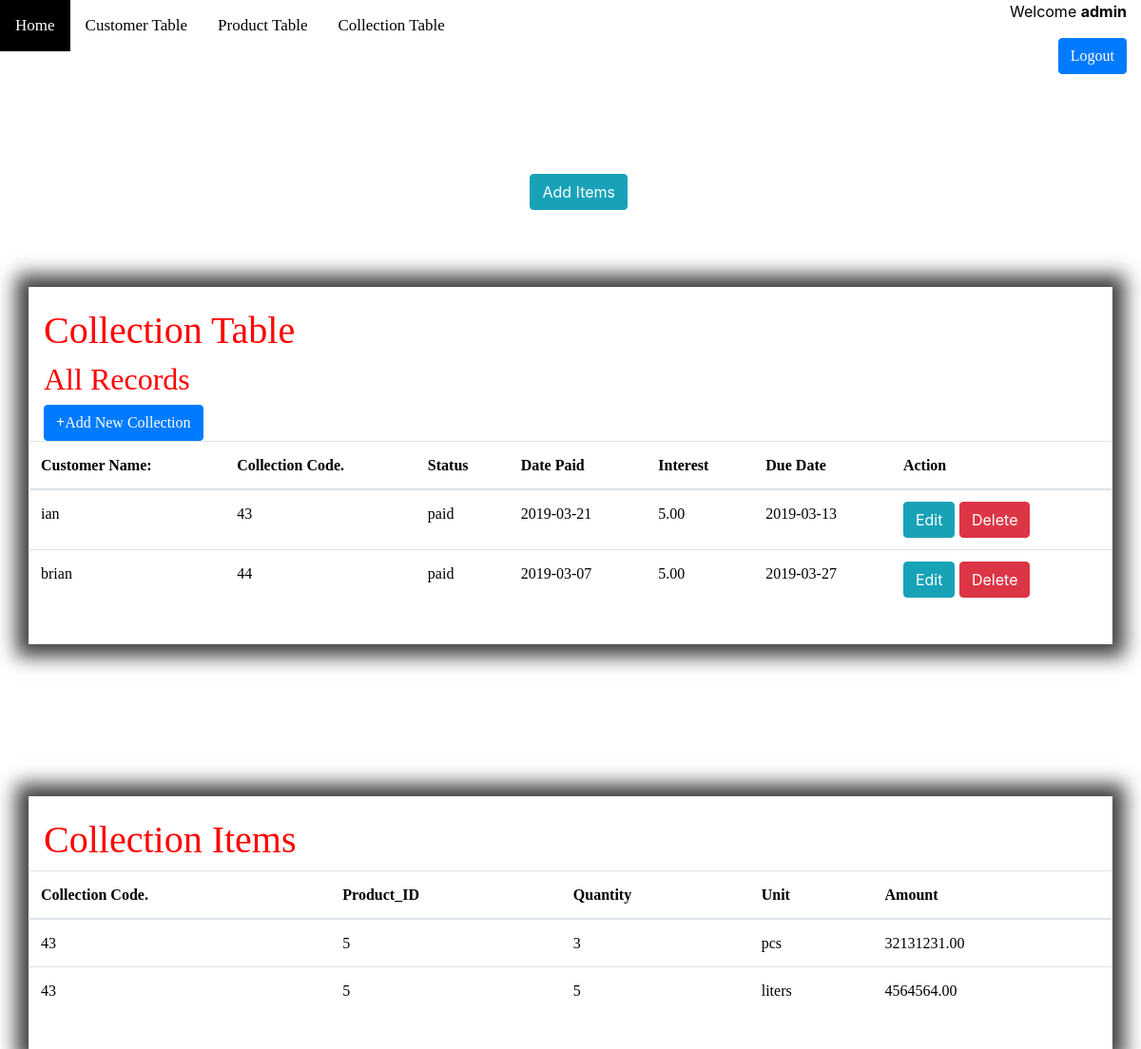
/collection.php (signed in), run on the app's committed database.
### tables this page shows
CREATE TABLE `collection` (
  `collection_code` int(100) NOT NULL,
  `userid` int(100) DEFAULT NULL,
  `customer_id` int(100) DEFAULT NULL,
  `status` varchar(100) DEFAULT NULL,
  `date_paid` date DEFAULT NULL,
  `interest` decimal(10,2) DEFAULT NULL,
  `due_date` date NOT NULL
);

CREATE TABLE `customer` (
  `customer_id` int(100) NOT NULL,
  `userid` int(100) DEFAULT NULL,
  `firstname` varchar(100) DEFAULT NULL,
  `lastname` varchar(100) DEFAULT NULL,
  `middlename` varchar(100) DEFAULT NULL,
  `extname` varchar(100) DEFAULT NULL,
  `phoneno` varchar(100) DEFAULT NULL,
  `street` varchar(100) DEFAULT NULL,
  `city` varchar(100) DEFAULT NULL
);

CREATE TABLE `items` (
  `collection_code` int(100) DEFAULT NULL,
  `userid` int(100) DEFAULT NULL,
  `product_id` int(100) DEFAULT NULL,
  `quantity` varchar(100) DEFAULT NULL,
  `unit` varchar(100) DEFAULT NULL,
  `amount` decimal(10,2) DEFAULT NULL
);

### collection.php (the view, shortened to what this page needs)
<!DOCTYPE html>
<html>
<head>
	<link rel="stylesheet" type="text/css"	href="style.css">
	<link rel="stylesheet" href="bootstrap/css/bootstrap.min.css">
</head>
<body>
<div class="topnav">
  <a class="home" href="index.php">Home</a>
  <a href="index2.php">Customer Table</a>
  <a href="product.php">Product Table</a>
  <a href="#collection.php">Collection Table</a>
</div>
<a style="position:absolute;bottom:80%;right:45%;" href="additems.php"class="btn btn-info">Add Items</a>
<header class="main">
    <div class="row justify-content-center">
    <h1 class="col-sm-4"></h1>
     <nav class="col-sm-8 text-right">
		 <?php if(isset($_SESSION["username"])): ?>
		     <p>Welcome <strong><?php echo $_SESSION['username']; ?></strong></p>
		     <p><a style="font-family:Stylus BT" href="login.php?logout='1'" class="btn btn-primary" style="color:white;">Logout</a></p>
		 <?php endif ?>
		</nav>
		</div>
		 </header><br><br>
<div id="main">
	<?php require_once 'process3.php';?>
	<div class="container">
	<?php
		$mysqli = new mysqli('localhost','root','','registration') or die(mysqli_error($mysqli));
		?>
		<?php
		$result = $mysqli->query("SELECT * FROM collection,customer where collection.customer_id=customer.customer_id") or die($mysqli->error);
		?>
		<h1><a style="bottom:60%;right:65%;font-family:Broadway;color:red;">Collection Table</h1></a>
		<h2><font style="font-family:Timesnew-Roman" color= "red"> All Records</h2></font>
		<a style="font-family:Stylus BT" href="index5.php"class="btn btn-primary"><b>+</b>Add New Collection</a>
		<div class="row justify-content-center">
		<br><br><br>
			<table class="table">
				<thead>
					<tr>
						<th><a style="font-family:Broadway">Customer Name:</th>
						<th><a style="font-family:Broadway">Collection Code.</th>
						<th><a style="font-family:Broadway">Status</th>
						<th><a style="font-family:Broadway">Date Paid</th>
						<th><a style="font-family:Broadway">Interest</th>
						<th><a style="font-family:Broadway">Due Date</th>
						<th colspan="2"><a style="font-family:Broadway">Action</th>
					</tr>
				</thead>
				<?php
					while($row=$result->fetch_assoc()):?>
						<tr>
							<td><a style="font-family:Elephant;"><?php echo $row['firstname']?></td></a>
							<td><a style="font-family:Elephant;"><?php echo $row['collection_code']?></td></a>
							<td><a style="font-family:Elephant;"><?php echo $row['status']?></td></a>
							<td><a style="font-family:Elephant;"><?php echo $row['date_paid']?></td></a>
							<td><a style="font-family:Elephant;"><?php echo $row['interest']?></td></a>
							<td><a style="font-family:Elephant;"><?php echo $row['due_date']?></td></a>
							<td>
								<a href="index5.php?edit=<?php echo $row['collection_code'];?>"
									class="btn btn-info">Edit</a>
								<a href="process3.php?delete=<?php echo $row['collection_code'];?>"
									class="btn btn-danger">Delete</a>
							</td>
						</tr>
						<?php endwhile;?>
			</table>
		</div>
</div>
<div id="main">
	<?php require_once 'process4.php';?>
	<div class="container">
	<?php
		$mysqli = new mysqli('localhost','root','','registration') or die(mysqli_error($mysqli));
		$username= $_SESSION["username"];
		$result=$mysqli->query("select id from users where username='$username'") or die($mysqli->error);
		if(@count($result)==1)
			{
			$row=$result->fetch_array();
			$userid=$row['id'];
		}
		$result = $mysqli->query("SELECT * FROM items where userid='$userid'") or die($mysqli->error);
		?>
		<h1><a style="bottom:60%;right:56%;font-family:Broadway;color:red;">Collection Items</h1></a>
		<div class="row justify-content-center">
		<br><br><br>
			<table class="table">
				<thead>
					<tr>
						<th><a style="font-family:Broadway">Collection Code.</th>
						<th><a style="font-family:Broadway">Product_ID</th>
						<th><a style="font-family:Broadway">Quantity</th>
						<th><a style="font-family:Broadway">Unit</th>
						<th><a style="font-family:Broadway">Amount</th>
					</tr>
				</thead>
				<?php
					while($row=$result->fetch_assoc()):?>
						<tr>
							<td><a style="font-family:Elephant;"><?php echo $row['collection_code']?></td></a>
							<td><a style="font-family:Elephant;"><?php echo $row['product_id']?></td></a>
							<td><a style="font-family:Elephant;"><?php echo $row['quantity']?></td></a>
							<td><a style="font-family:Elephant;"><?php echo $row['unit']?></td></a>
							<td><a style="font-family:Elephant;"><?php echo $row['amount']?></td></a>
						</tr>
						<?php endwhile;?>
			</table>
		</div>
</div>
</body>
</html>

### style.css (style rules this page uses)
* { margin: 0px; padding: 0px; }
body { font-size: 120%; height: 1000px; background-image: url(.png); background-position: center; background-repeat:no-repeat; background-size:100% 900px; }
.btn { padding: 10px; font-size: 15px; color: white; background: #5F9EA0; border: 10px solid; border-radius: 8px; }
p { color:black; }
.container { width: 70%; margin: 50px auto; border:1px solid #fff; padding:50px 60px; margin-top:20vh; -webkit-box-shadow: 0px 0px 19px 13px rgba(0,0,0,0.75); -moz-box-shadow: 0px 0px 19px 13px rgba(0,0,0,0.75); box-shadow: 0px 0px 19px 13px rgba(0,0,0,0.75); position: relative; padding: 20px; }
table, .th { color:black; }

### collection.php (style rules this page uses)
* { box-sizing: border-box; }
.topnav a { float: left; display: block; color: black; text-align: center; padding: 14px 16px; text-decoration: none; font-size: 17px; font-family:Broadway; }

### data on the page
collection: customer.firstname "ian", collection_code "43", status "paid", date_paid "2019-03-21", interest "5.00", due_date "2019-03-13"
collection: customer.firstname "brian", collection_code "44", status "paid", date_paid "2019-03-07", interest "5.00", due_date "2019-03-27"
items: collection_code "43", product "5", quantity "3", unit "pcs", amount "32131231.00"
items: collection_code "43", product "5", quantity "5", unit "liters", amount "4564564.00"

### other printed values
$_SESSION['username'] "admin"
